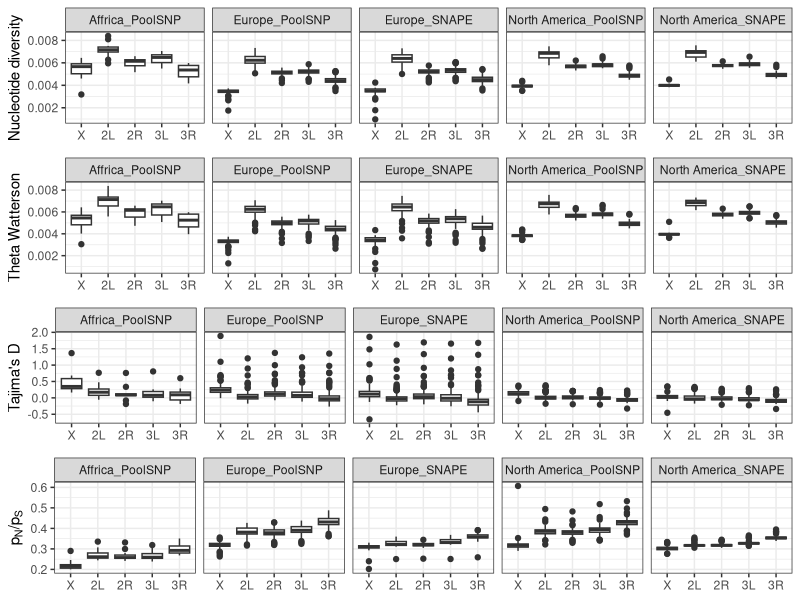

Generate this figure with R:
# plot SupFigure S5 - Margot
library(ggplot2)
library("gridExtra")

dat<-read.table(file="SupFigureS5_data.txt",header=T,fill =T,sep="\t")

plot1<-ggplot(dat, aes(x=CHROM, y=Pi)) + geom_boxplot(, show.legend = FALSE) + labs(y = "Nucleotide diversity") + theme_bw() + theme(axis.title.x=element_blank()) + facet_grid(~ DATASET) + scale_x_discrete(limits=c("X","2L","2R","3L","3R"))
plot2<-ggplot(dat, aes(x=CHROM, y=Watterson)) + geom_boxplot(, show.legend = FALSE) + labs(y = "Theta Watterson") + theme_bw()  + theme(axis.title.x=element_blank()) + facet_grid(~ DATASET) + scale_x_discrete(limits=c("X","2L","2R","3L","3R"))
plot3<-ggplot(dat, aes(x=CHROM, y=Tajima_D)) + geom_boxplot(, show.legend = FALSE) +  labs(y = "Tajima's D") +  theme_bw() + theme(axis.title.x=element_blank()) + facet_grid(~ DATASET) + scale_y_continuous(breaks=seq(-1, 2, 0.5)) + scale_x_discrete(limits=c("X","2L","2R","3L","3R")) 
plot4<-ggplot(dat, aes(x=CHROM, y=pn_ps)) + geom_boxplot(, show.legend = FALSE) + labs(y =expression('p'[N]*'/p'[S])) +  theme_bw() + theme(axis.title.x=element_blank()) + labs(x = "Chromosome") + facet_grid(~ DATASET) + scale_x_discrete(limits=c("X","2L","2R","3L","3R"))

# make final SupFigure S5
library("gridExtra")
grid.arrange(plot1, plot2, plot3, plot4, 
        ncol=1, nrow=4, heights=c(1,1,1,1))




